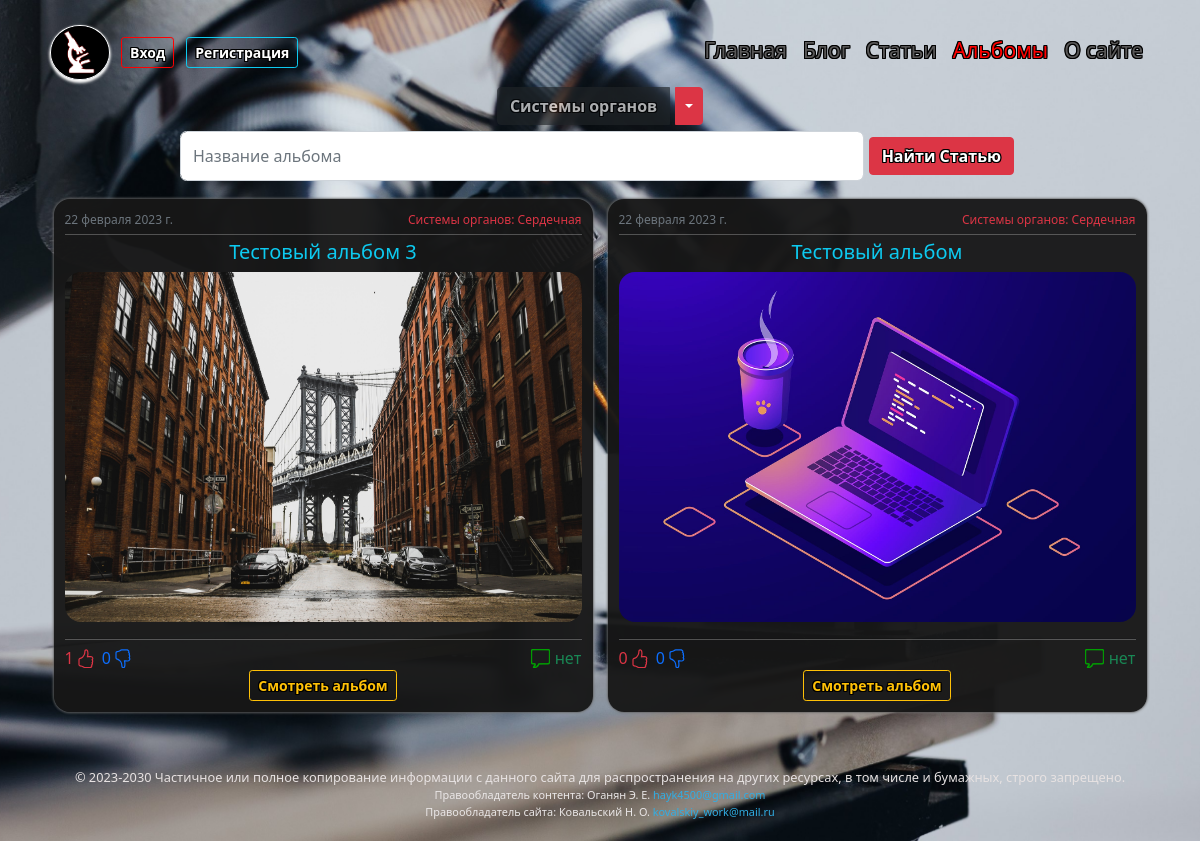
The page /albums/organ_system/serdechnaya/ on the database its author committed.
### albums/models.py (models this page shows, shortened)
class Album(models.Model):
    title = models.CharField(verbose_name='Альбом', max_length=40, unique=True)
    cover = models.ImageField(verbose_name='Обложка', upload_to=album_directory_path,)
    slug = models.SlugField(max_length=40, unique=True, db_index=True, verbose_name='URL')
    is_published = models.BooleanField(verbose_name='Публикация', default=True)
    time_create = models.DateTimeField(verbose_name='Время создания', auto_now_add=True)
    organ_system = models.ForeignKey('Organ_System', verbose_name='Система органов', on_delete=models.CASCADE, null=False)
    thumbsup = models.IntegerField(verbose_name='Нравится', default='0')
    thumbsdown = models.IntegerField(verbose_name='Не нравится', default='0')
    thumbs = models.ManyToManyField(CustomUser, verbose_name='Голосовали', related_name='thumbs_album', default=None, blank=True)
    def get_absolute_url(self):
        return reverse('album', kwargs={'album_slug': self.slug})
    class Meta:
        verbose_name = "Альбом"
        verbose_name_plural = "Альбомы"
        ordering = ['-time_create']

class Organ_System(models.Model):
    name = models.CharField(verbose_name='Система органов', max_length=40, db_index=True, unique=True)
    slug = models.SlugField(max_length=80, unique=True, db_index=True, verbose_name='URL')
    def __str__(self):
        return self.name
    def get_absolute_url(self):
        return reverse('organ', kwargs={'organ_slug': self.slug})
    class Meta:
        verbose_name = "Систему органов"
        verbose_name_plural = "Системы органов"

### albums/views.py (the view)
# urls.py: path('organ_system/<slug:organ_slug>/', ShowOrganSystem.as_view(), name='organ'),
class ShowOrganSystem(AlbumsMixin, ListView):
    model = Album
    template_name = 'albums/organ_system.html'
    context_object_name = 'albums'
    allow_empty = False
    def get_context_data(self, *, object_list=None, **kwargs):
        context = super().get_context_data(**kwargs)
        context['title'] = 'Система органов - ' + str(context['albums'][0].organ_system)
        context['organ_selected'] = context['albums'][0].organ_system.slug
        return context
    def get_queryset(self):
        return Album.objects.filter(organ_system__slug=self.kwargs['organ_slug'], is_published=True)\
            .annotate(number_of_comments=Count('comments_album', filter=Q(comments_album__status=True))) \
            .filter(is_published=True) \
            .order_by('-title')

### albums/templatetags/albums_tags.py (called while the page is built)
@register.inclusion_tag('albums/list_organ_system.html', name='showorgan')
def show_organ_system_and_album(organ_selected=0):
    organ = Organ_System.objects.annotate(Count('album')).filter(album__is_published=True)
    return {'organ': organ, 'organ_selected': organ_selected}

### blog/context_processors.py (called while the page is built)
def menu_context_processor(request):
    return {'menu': menu, 'home': home}

### albums/templates/albums/organ_system.html (shortened to what this page needs)
{% extends 'blog/include/base.html' %}
{% block content %}
{% include 'albums/include/base_albums.html' %}
{% endblock %}

### albums/templates/albums/include/base_albums.html (shortened to what this page needs)
{% load albums_tags %}
{% load static %}
{% if request.resolver_match.view_name == 'search_articles' %}
{% showorgan organ_selected=-1 %}
{%else%}
{% showorgan organ_selected=organ_selected %}
{% endif %}
<form action="{% url 'search_albums' %}" class="form" method="get" style="wight:auto; margin-left:15%; margin-right:15%;">{% csrf_token %}
    <div class="input-group" >
        <input id="search" name="q" type="search" class="form-control"  required="" placeholder="Название альбома" style="border-radius:0.4em;">
        <span class="input-group-btn">
            <button type="submit" class="btn btn-danger">Найти Статью</button>
        </span>
    </div>
</form>
<div class="profile-2">
    <div class="row row-cols-1 row-cols-md-2 row-cols-lg-2  g-1">
        {% for album in albums %}
        <div class="col">
            <div class="profile-cust card h-100">
                <div class="card-body">
                     <span class="right" style="float:right;"><p class="text-danger time">Системы органов: {{album.organ_system}}</p></span><span class="left" style="float:left;"><p class="text-muted time">{{album.time_create|date}}</p></span>
                    <br>
                    <hr class="text-white" style="margin-top:0%; margin-bottom:1%">
                    <h2 class="text-info fs-5 text-center">{{ album.title|truncatechars:51 }}</h2>
                    <div class="text-center">
                        <img class="image-posts" src="{{album.cover.url}}">
                    </div>
                </div>
                <div class="card-footer">
                    <hr class="text-white" style="margin-top:0px; margin-bottom:1%">
                    <span class="right" style="float:right;">
                         <ul class="lines">
                             <li class="lines"><image class="btn-like" src="{% static 'blog/images/comment.png' %}" style="margin-top:0.2em; margin-right:5px;" width="19em" height="19em"></image>
                             <li class="lines"><h7 class="text-success" style="margin-bottom:0px;">{{album.number_of_comments|default:"нет"}}</h7>
                        </ul>
                    </span>
                    <span class="left" style="float:left;">
                         <ul class="lines">
                              <li class="lines"><h7 class="text-danger" style="margin-bottom:0px;  margin-right:2px; color:red;">{{album.thumbsup}}</h7>
                              <li class="lines">
                              <li class="lines"><h7 class="text-primary" style="margin-bottom:0px;  margin-right:2px;">{{album.thumbsdown}}</h7>
                              <li class="lines">
                         </ul>
                    </span>
                    <br>
                    <div class="text-center">
                        <a href="{{album.get_absolute_url}}"><button type="button" class="btn btn-outline-warning btn-sm btn-profile">Смотреть альбом</button></a>
                    </div>
                </div>
            </div>
        </div>
        {% endfor %}
    </div>
</div>

### blog/static/blog/css/styles.css (style rules this page uses)
html { position: relative; min-height: 90%; }
body { background-repeat: no-repeat; background-position: center center; background-attachment: fixed; -webkit-background-size: cover; -moz-background-size: cover; -o-background-size: cover; background-size: cover; margin-bottom: 6%; background-color:rgba(23, 23, 23, 0.961); }
.btn { margin: 6px; font-weight: 648; text-shadow: 1px 0 rgb(0, 0, 0), -1px 0 rgb(0, 0, 0), 0 1px rgb(0, 0, 0), 0 -1px rgb(0, 0, 0), 1px 1px rgb(0, 0, 0), -1px -1px rgb(0, 0, 0), 1px -1px rgb(0, 0, 0), -1px 1px rgb(0, 0, 0); }
input, select { padding-left: 1.5%; border:0.9px solid white; border-radius: 27em; background-color: #ffffffbf; width: 65px; font-size: 15px; }
div.profile-2 { margin-left: 4%; margin-right: 4%; margin-top: 0%; margin-bottom: 2%; padding-bottom: 0.1%; padding-top: 0.1%; border-radius: 1em; }
.profile-cust { margin-left: 1%; margin-right: 1%; margin-top: 3%; padding: 2%; border-radius: 1em; background-color:rgba(23, 23, 23, 0.961); box-shadow: 0 0px 3px black, 0 0px 3px white; }
.time { margin-top: 1%; margin-bottom: 1%; font-size: 12px; }
div.card-body { padding:0px; }
.card-footer { padding: 0px; background: none; }
.image-posts { border-radius: 1em; height: 350px; width: 100%; object-fit: cover; }
.btn-profile { margin: 0px; }
div .card { border: none; }
ul.lines { margin:0px; padding:0px; }
.lines { display: flex; }

### rows shown on the page
Album: organ_system "Сердечная", time_create "22 февраля 2023 г.", title "Тестовый альбом 3", cover (picture), number_of_comments "нет", thumbsup "1", thumbsdown "0"
Album: organ_system "Сердечная", time_create "22 февраля 2023 г.", title "Тестовый альбом", cover (picture), number_of_comments "нет", thumbsup "0", thumbsdown "0"

### other values the page prints
{{ home.title }} "Главная"
{{ m.title }} "Блог" "Статьи" "Альбомы" "О сайте"
